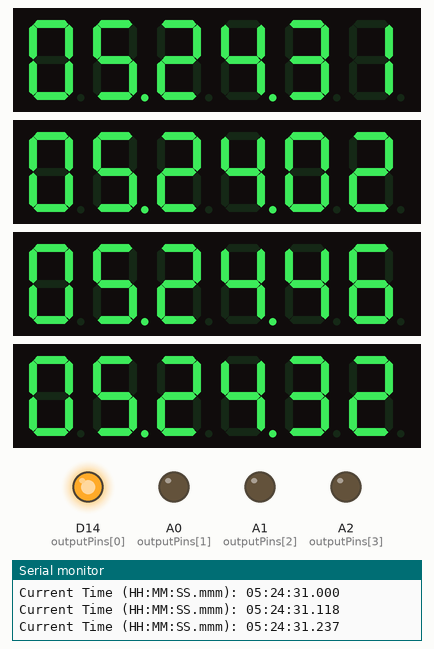
Simulated run of this sketch. Board: Arduino MKR. Parts: 4 × 6-digit seven-segment display, output pins drawn as LEDs (lit = HIGH), the last lines printed to the serial monitor. WiFi joins after 1.5 s; servers stay silent unless stated; network time is answered at once with the bench clock; the local clock reads 2024-03-15 10:24:30 at power-on unless the sketch sets it.

Above: at 2.1 s.
At 10.98 s:
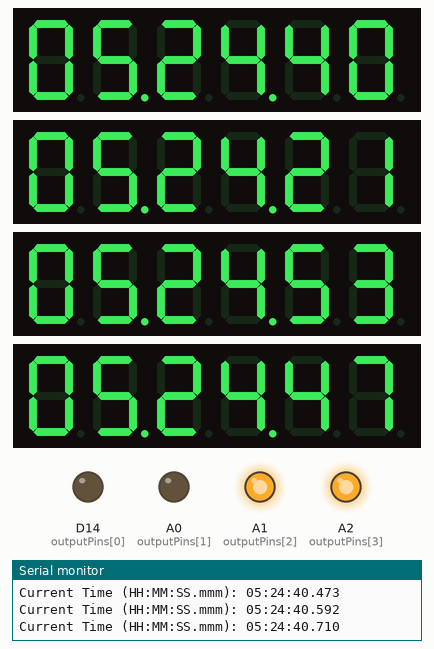
At 15.2 s:
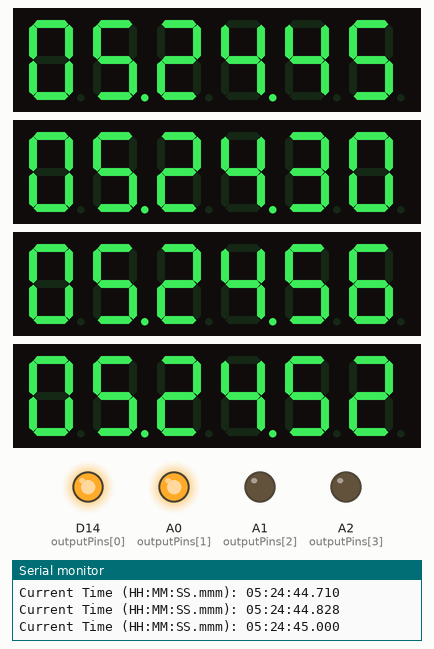
At 18.3 s:
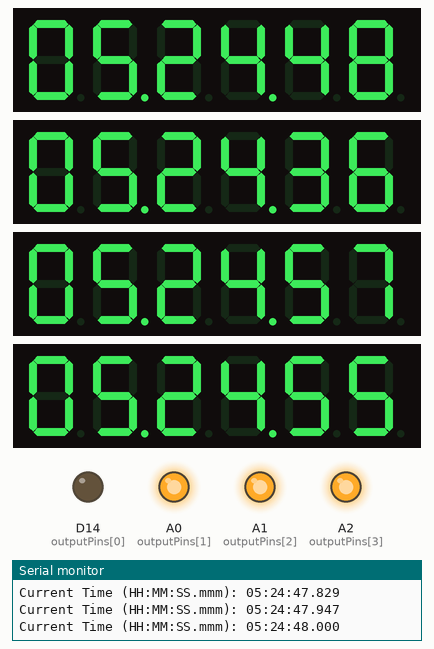
At 27.3 s:
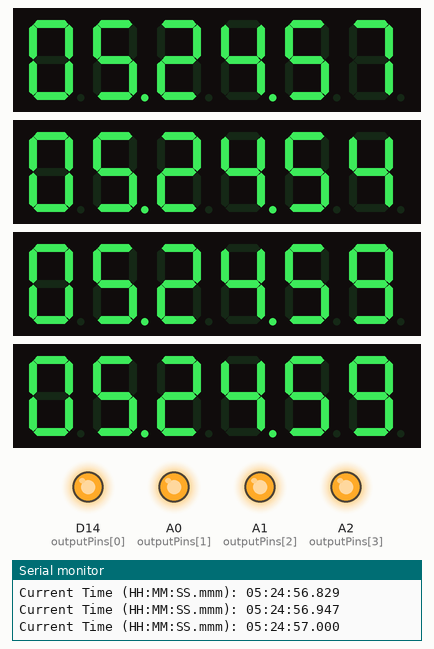
At 38.4 s:
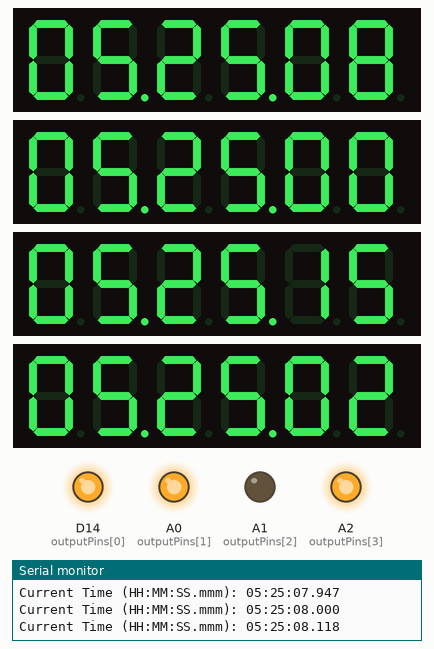
Timing chart, 0 to 40.0 s (numbered marks = the images above):
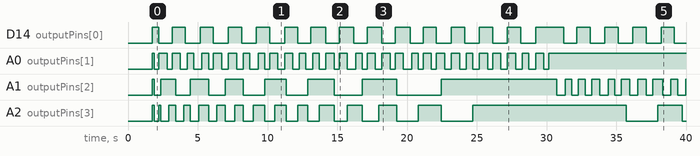

Measured:
- by itself, D14 (outputPins[0]): goes HIGH 0.47 s, 13 × (LOW 0.95 s, HIGH 0.95 s), LOW 1.1 s, HIGH 2.0 s, 4 × (LOW 0.95 s, HIGH 0.95 s), then LOW
- by itself, A0 (outputPins[1]): moves between LOW and HIGH, repeating every 4.0 s
- by itself, A1 (outputPins[2]): LOW → HIGH at 1.7 s, → LOW 0.12 s later, → HIGH 0.47 s later, → LOW 1.1 s later, … (33 changes in this stretch)
- by itself, A2 (outputPins[3]): LOW → HIGH at 1.7 s, → LOW 0.12 s later, → HIGH 0.36 s later, → LOW 0.12 s later, … (32 changes in this stretch)
- what the display in image 0 shows lasts 0.4 s, from 1.9 s to 2.3 s
- what the display in image 2 shows lasts 0.6 s, from 15.1 s to 15.7 s

The sketch:

clocksWithRelay.ino
```cpp
#include <WiFiNINA.h>
#include <NTPClient.h>
#include <WiFiUdp.h>
#include <TM1637TinyDisplay6.h>  // Include 6-Digit Display Class Header


//////////////////////// RELAY /////////////////////////////
// Variables for outputs
int outputPins[] = { 14, 15, 16, 17 };
bool outputState[] = { LOW, LOW, LOW, LOW };  // Initial output states (LOW)
int lastY[4] = { -1, -1, -1, -1 };            // Last tracked y values for each clock
////////////////////////////////////////////////////////////


// Define Digital Pins for the TM1637 displays
#define CLK1 6  // green
#define DIO1 7  // blue
#define CLK2 8
#define DIO2 9
#define CLK3 10
#define DIO3 11
#define CLK4 4
#define DIO4 5

const int clockBrightness = 4;

const char* ssid = " ";
const char* password = " ";

// NTP client setup
WiFiUDP ntpUDP;
NTPClient timeClient(ntpUDP, "pool.ntp.org", 0, 60000);  // UTC time, updates every 60 seconds

// Easing algorithms
float linear(float t) {
  return t;
}
float squareWave(float t) {
  return (t < 0.5) ? 0 : (t - 0.5) * 2;
}
float quadraticOut(float t) {
  return t * (2 - t);
}
float quadraticInOut(float t) {
  return (t < 0.5) ? (2 * t * t) : (-1 + (4 - 2 * t) * t);
}

// Clock algorithms
typedef float (*EaseFunc)(float);
EaseFunc clockAlgos[] = { linear, squareWave, quadraticOut, quadraticInOut };
const char* clockAlgoNames[] = { "linear", "squareWave", "quadraticOut", "quadraticInOut" };

// Declare 4 display objects
TM1637TinyDisplay6 display1(CLK1, DIO1);
TM1637TinyDisplay6 display2(CLK2, DIO2);
TM1637TinyDisplay6 display3(CLK3, DIO3);
TM1637TinyDisplay6 display4(CLK4, DIO4);

// Variables to track time
unsigned long lastMillis = 0;  // Last recorded millis()
int lastSec = -1;              // Last recorded second


void setup() {
  // Set brightness for all displays
  display1.setBrightness(clockBrightness);
  display2.setBrightness(clockBrightness);
  display3.setBrightness(clockBrightness);
  display4.setBrightness(clockBrightness);

  Serial.begin(9600);

  // Connect to WiFi
  WiFi.begin(ssid, password);
  while (WiFi.status() != WL_CONNECTED) {
    delay(1000);
  }

  // Initialize NTP client
  timeClient.begin();

  //////////////////////// RELAY /////////////////////////////
  // Initialize output pins
  for (int i = 0; i < 4; i++) {
    pinMode(outputPins[i], OUTPUT);
    digitalWrite(outputPins[i], outputState[i]);
  }
  ////////////////////////////////////////////////////////////
}


void updateDisplay(TM1637TinyDisplay6& display, int hours, int mins, float microSecs, float (*algo)(float)) {
  // Normalize seconds using the easing function
  float t01 = microSecs / 60.0;      // Normalize to 0-1
  if (t01 > 1) t01 -= 1;             // Wrap around
  float easedSecs = algo(t01) * 60;  // Apply easing and scale to seconds

  // Create time representation in HHMMSS format
  int easedTime = (hours * 10000) + (mins * 100) + int(easedSecs);
  uint8_t dots = 0b01010000;  // Dots between HH.MM.SS
  // uint8_t dots = 0b00000000; // no dots

  display.showNumberDec(easedTime, dots, true);
}


void loop() {
  // Update time
  timeClient.update();

  // Get current time components from NTP (in UTC)
  int hours = timeClient.getHours();
  int mins = timeClient.getMinutes();
  int secs = timeClient.getSeconds();

  // Adjust for Eastern Standard Time (EST), which is UTC - 5
  int timeZoneOffset = -5;
  hours += timeZoneOffset;
  if (hours < 0) hours += 24;  // Handle wraparound for negative hours
  else if (hours > 23) hours -= 24;

  // Calculate milliseconds since the last second change
  unsigned long currentMillis = millis();
  unsigned long mills = 0;
  if (secs != lastSec) {
    lastSec = secs;
    lastMillis = currentMillis;  // Reset the millisecond counter
  } else {
    mills = currentMillis - lastMillis;
  }

  // Combine seconds and milliseconds into a single value
  float microSecs = secs + mills / 1000.0;

  // Update each display with corresponding easing function
  updateDisplay(display1, hours, mins, microSecs, linear);
  updateDisplay(display2, hours, mins, microSecs, squareWave);
  updateDisplay(display3, hours, mins, microSecs, quadraticOut);
  updateDisplay(display4, hours, mins, microSecs, quadraticInOut);


  //////////////////////// RELAY /////////////////////////////

  // Format and print current time
  char buffer[64];
  sprintf(buffer, "Current Time (HH:MM:SS.mmm): %02d:%02d:%02d.%03lu", hours, mins, secs, mills);
  Serial.println(buffer);


  // Compute eased values and print
  for (int i = 0; i < 4; i++) {
    float t01 = microSecs / 60.0;    // Normalize to 0-1
    if (t01 > 1) t01 -= 1;           // Wrap around
    float y01 = clockAlgos[i](t01);  // Apply easing
    int y = int(y01 * 60);           // Scale to seconds
    sprintf(buffer, "%s: %02d", clockAlgoNames[i], y);
    // Serial.println(buffer);

    // Check if the y value has changed
    if (y != lastY[i]) {
      if (lastY[i] == 59) {
        // If the last value was 59, change the output state to LOW
        outputState[i] = HIGH;
        digitalWrite(outputPins[i], outputState[i]);  // Set the output pin state to LOW
      } else {
        // Toggle output state for this clock
        outputState[i] = (outputState[i] == LOW) ? HIGH : LOW;
        digitalWrite(outputPins[i], outputState[i]);  // Set the output pin state
      }

      // Update the last y value for this clock
      lastY[i] = y;
    }
  }
  ////////////////////////////////////////////////////////////

  delay(10);
}
```
